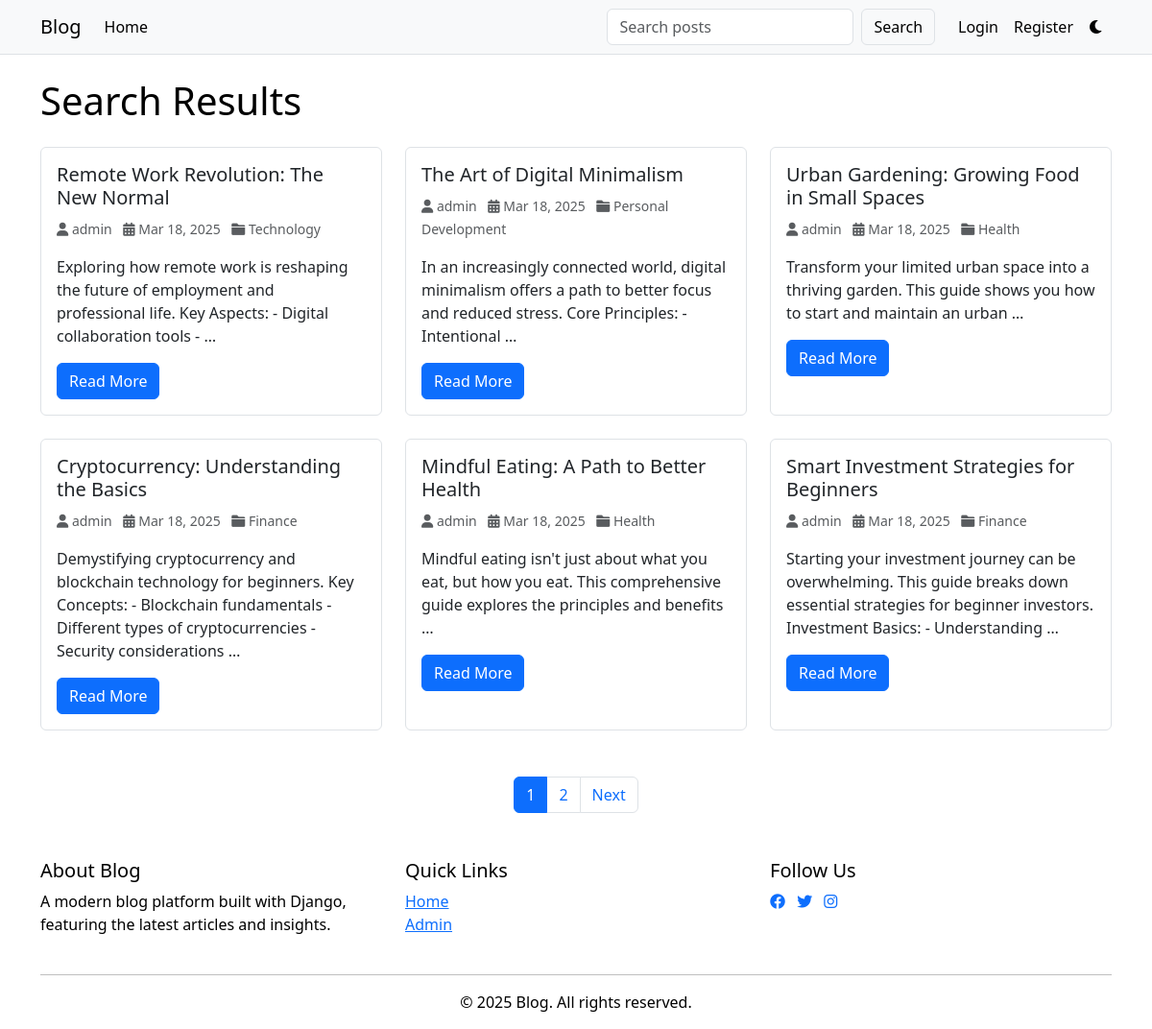
/search/, run on an earlier commit of the app's database.
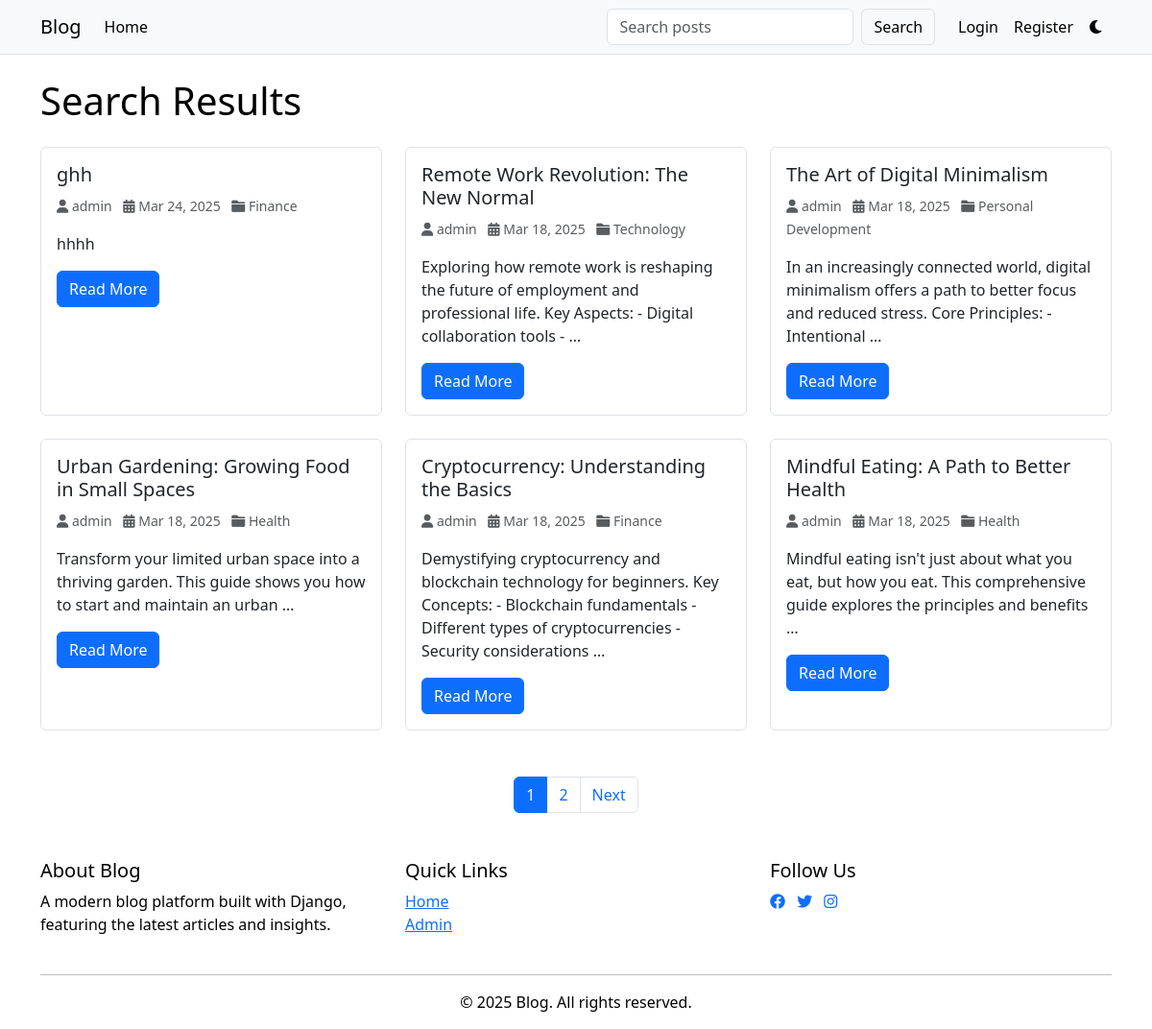
And on a later commit of the database.
### core/models.py (models this page shows, shortened)
class Post(models.Model):
    title = models.CharField(max_length=200)
    slug = models.SlugField(unique=True)
    content = models.TextField()
    author = models.ForeignKey(User, on_delete=models.CASCADE, related_name='posts')
    category = models.ForeignKey(Category, on_delete=models.CASCADE, related_name='posts', null=True)
    created_at = models.DateTimeField(auto_now_add=True)
    updated_at = models.DateTimeField(auto_now=True)
    views = models.PositiveIntegerField(default=0)
    likes = models.ManyToManyField(User, related_name='liked_posts', blank=True)
    image = models.ImageField(upload_to='blog_images/', null=True, blank=True)
    class Meta:
        ordering = ['-created_at']

class Category(models.Model):
    name = models.CharField(max_length=100, unique=True)
    slug = models.SlugField(unique=True, blank=True)
    created_at = models.DateTimeField(auto_now_add=True)
    class Meta:
        verbose_name_plural = 'Categories'
        ordering = ['-created_at']

### core/views.py (the view)
# urls.py: path('search/', views.search_posts, name='search_posts'),
def search_posts(request):
    query = request.GET.get('q')
    if query:
        posts = Post.objects.filter(
            Q(title__icontains=query) |
            Q(content__icontains=query)
        )
    else:
        posts = Post.objects.all()
    paginator = Paginator(posts, 6)
    page = request.GET.get('page')
    posts = paginator.get_page(page)
    context = {
        'posts': posts,
        'query': query,
    }
    return render(request, 'core/search_results.html', context)

### core/context_processors.py (called while the page is built)
def notification_count(request):
    if request.user.is_authenticated:
        count = request.user.notifications.filter(is_read=False).count()
        return {'unread_notifications_count': count}
    return {'unread_notifications_count': 0}

### core/templates/core/search_results.html (shortened to what this page needs)
{% extends 'core/base.html' %}
{% block content %}
<div class="container mt-4">
    <div class="row">
        <div class="col-12">
            <h1 class="mb-4">Search Results</h1>
        </div>
    </div>
    <div class="row">
        {% for post in posts %}
        <div class="col-md-4">
            <div class="card h-100">
                <div class="card-body">
                    <h5 class="card-title">{{ post.title }}</h5>
                    <p class="card-text text-muted">
                        <small>
                            <i class="fas fa-user"></i> {{ post.author.get_full_name|default:post.author.username }}
                            <i class="fas fa-calendar-alt ms-2"></i> {{ post.created_at|date:"M d, Y" }}
                            <i class="fas fa-folder ms-2"></i> {{ post.category.name }}
                        </small>
                    </p>
                    <p class="card-text">{{ post.content|striptags|truncatewords:20 }}</p>
                    <a href="{% url 'core:post_detail' post.slug %}" class="btn btn-primary">Read More</a>
                </div>
            </div>
        </div>
        {% if forloop.counter|divisibleby:3 %}
        </div><div class="row mt-4">
        {% endif %}
        {% endfor %}
    </div>
    {% if posts.has_other_pages %}
    <nav class="mt-4">
        <ul class="pagination justify-content-center">
            {% for num in posts.paginator.page_range %}
            <li class="page-item {% if posts.number == num %}active{% endif %}">
                <a class="page-link" href="?q={{ query }}&page={{ num }}">{{ num }}</a>
            </li>
            {% endfor %}
            {% if posts.has_next %}
            <li class="page-item">
                <a class="page-link" href="?q={{ query }}&page={{ posts.next_page_number }}">Next</a>
            </li>
            {% endif %}
        </ul>
    </nav>
    {% endif %}
</div>
{% endblock %}

What changed in the data, as far as the page shows it:
no longer on this page (row unchanged): Post: title "Smart Investment Strategies for Beginners", author.get_full_name "admin", created_at "Mar 18, 2025", category.name "Finance", content "Starting your investment journey can be overwhelming. This guide breaks down essential strategies for beginner investors. Investment Basics: - Understanding …"
added Post: title "ghh", author.get_full_name "admin", created_at "Mar 24, 2025", category.name "Finance", content "hhhh"
